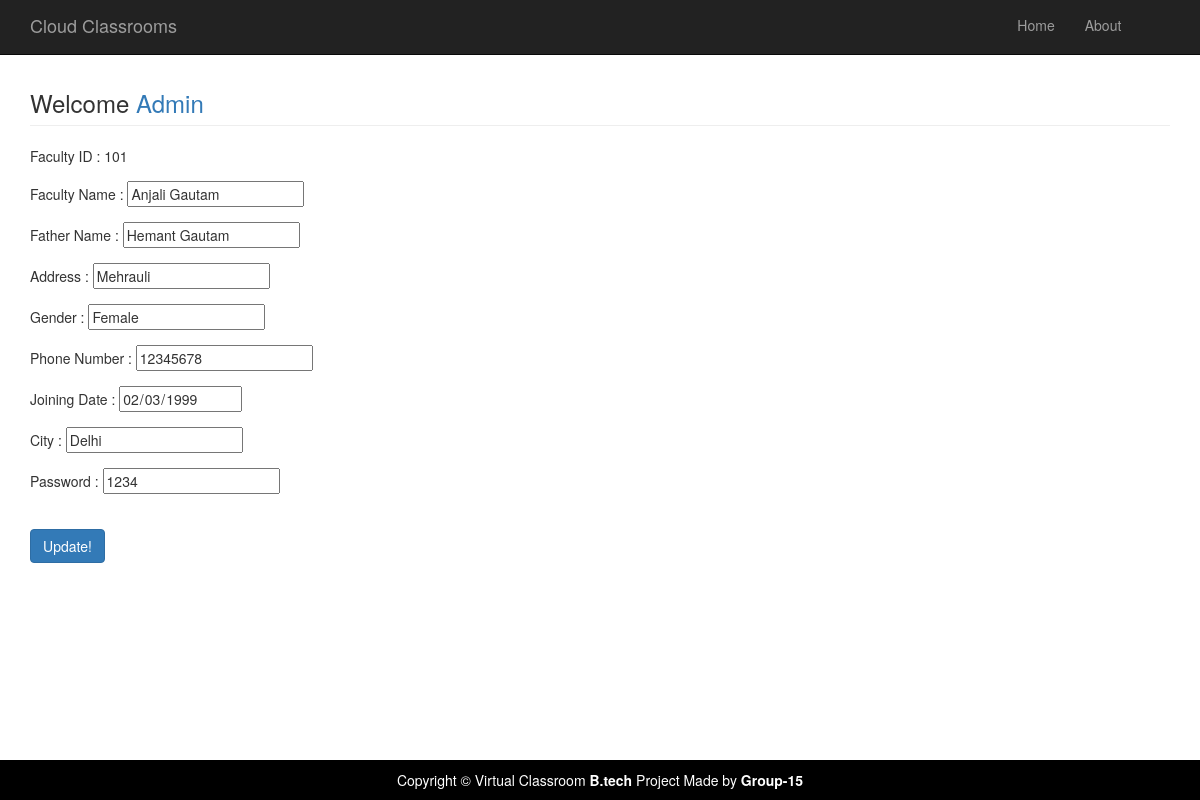
The page /updatefaculty.php?fid=101 (signed in) on the database its author committed.
### tables this page shows
CREATE TABLE `facutlytable` (
  `FID` int(10) NOT NULL,
  `FName` varchar(50) NOT NULL,
  `FaName` varchar(30) NOT NULL,
  `Addrs` text NOT NULL,
  `Gender` varchar(6) NOT NULL,
  `JDate` date NOT NULL,
  `City` varchar(10) NOT NULL,
  `Pass` varchar(10) NOT NULL,
  `PhNo` bigint(10) NOT NULL
);

### updatefaculty.php (the view, shortened to what this page needs)
?><?php include('adminhead.php'); ?>
	<div class="container">
     <div class="row">
            <div class="col-md-12">
				<h3 class="page-header">Welcome <a href="welcomeadmin">Admin</a> </h3>
				<?php
				include("database.php");
				$new2=$_GET['fid'];
     			$sql="select * from  facutlytable where FID=$new2";
				$result=mysqli_query($connect,$sql);
				while($row=mysqli_fetch_array($result))
				{
				?>
				<form action="" method="POST" name="update">
				<div class="form-group">
				Faculty ID : <?php echo $row['FID']; ?></div>
				<div class="form-group">
				Faculty Name : <input type="text" name="fname" value="<?php echo $row['FName']; ?>"></div>
				<div class="form-group">
				Father Name : <input type="text" name="faname" value="<?PHP echo $row['FaName'];?>"><br></div>
				<div class="form-group">
				Address : <input type="text" name="addrs" rows="5" cols="40" value="<?PHP echo $row['Addrs'];?>"><br></div>
				<div class="form-group">
				Gender : <input type="text" name="gender" value="<?PHP echo $row['Gender'];?>"><br></div>
				<div class="form-group">
				Phone Number : <input type="tel" name="phno" value="<?PHP echo $row['PhNo'];?>" maxlength="10"><br></div>
				<div class="form-group">
				Joining Date : <input type="date" name="jdate" value="<?PHP echo $row['JDate'];?>" readonly> <br></div>
				<div class="form-group">
				City : <input type="text" name="city" value="<?PHP echo $row['City'];?>" ><br></div>
				<div class="form-group">
				Password : <input type="text" name="pass" value="<?PHP echo $row['Pass'];?>" maxlength="10"><br></div><br>
				<div class="form-group">
				<input type="submit" value="Update!" name="update" class="btn btn-primary"></div>
				</form>
				<?php
				}
				?>
            </div>
	</div>
<?php include('allfoot.php'); ?>

### css/modern-business.css (style rules this page uses)
html, body { height: 100%; }
body { padding-top: 50px; }

### rows shown on the page
facutlytable: FID "101", fname "Anjali Gautam", faname "Hemant Gautam", addrs "Mehrauli", gender "Female", phno "12345678", jdate "02/03/1999", city "Delhi", pass "1234"
